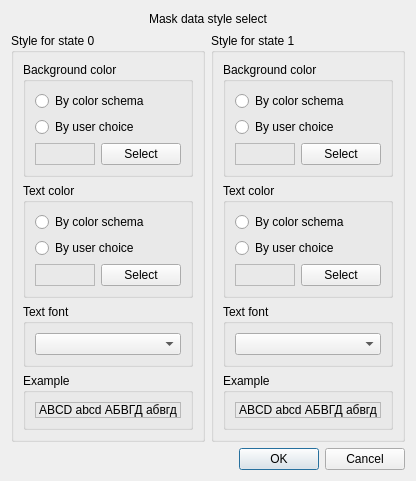
<?xml version="1.0" encoding="UTF-8"?>
<ui version="4.0">
 <class>DialogColorAllSt</class>
 <widget class="QDialog" name="DialogColorAllSt">
  <property name="geometry">
   <rect>
    <x>0</x>
    <y>0</y>
    <width>364</width>
    <height>446</height>
   </rect>
  </property>
  <property name="windowTitle">
   <string>Dialog</string>
  </property>
  <layout class="QGridLayout" name="gridLayout_11">
   <item row="0" column="0" colspan="2">
    <widget class="QLabel" name="lblTitle">
     <property name="sizePolicy">
      <sizepolicy hsizetype="Preferred" vsizetype="Maximum">
       <horstretch>0</horstretch>
       <verstretch>0</verstretch>
      </sizepolicy>
     </property>
     <property name="minimumSize">
      <size>
       <width>0</width>
       <height>16</height>
      </size>
     </property>
     <property name="text">
      <string>Mask data style select</string>
     </property>
     <property name="alignment">
      <set>Qt::AlignCenter</set>
     </property>
    </widget>
   </item>
   <item row="1" column="0">
    <widget class="QGroupBox" name="groupBox">
     <property name="title">
      <string>Style for state 0</string>
     </property>
     <layout class="QGridLayout" name="gridLayout_4" rowstretch="0,0,0,1">
      <item row="0" column="0">
       <widget class="QGroupBox" name="groupBox_2">
        <property name="title">
         <string>Background color</string>
        </property>
        <layout class="QGridLayout" name="gridLayout_2">
         <item row="0" column="0" colspan="2">
          <widget class="QRadioButton" name="rbtState0BackgroundColorDefault">
           <property name="text">
            <string>By color schema</string>
           </property>
          </widget>
         </item>
         <item row="1" column="0" colspan="2">
          <widget class="QRadioButton" name="rbtState0BackgroundColorByUser">
           <property name="text">
            <string>By user choice</string>
           </property>
          </widget>
         </item>
         <item row="2" column="0">
          <widget class="QLabel" name="lblState0BackgroundColor">
           <property name="frameShape">
            <enum>QFrame::StyledPanel</enum>
           </property>
           <property name="text">
            <string/>
           </property>
          </widget>
         </item>
         <item row="2" column="1">
          <widget class="QPushButton" name="btnState0BackgroundColor">
           <property name="text">
            <string>Select</string>
           </property>
          </widget>
         </item>
        </layout>
       </widget>
      </item>
      <item row="1" column="0">
       <widget class="QGroupBox" name="groupBox_4">
        <property name="title">
         <string>Text color</string>
        </property>
        <layout class="QGridLayout" name="gridLayout_3">
         <item row="0" column="0" colspan="2">
          <widget class="QRadioButton" name="rbtState0TextColorDefault">
           <property name="text">
            <string>By color schema</string>
           </property>
          </widget>
         </item>
         <item row="1" column="0" colspan="2">
          <widget class="QRadioButton" name="rbtState0TextColorByUser">
           <property name="text">
            <string>By user choice</string>
           </property>
          </widget>
         </item>
         <item row="2" column="0">
          <widget class="QLabel" name="lblState0TextColor">
           <property name="frameShape">
            <enum>QFrame::StyledPanel</enum>
           </property>
           <property name="text">
            <string/>
           </property>
          </widget>
         </item>
         <item row="2" column="1">
          <widget class="QPushButton" name="btnState0TextColor">
           <property name="text">
            <string>Select</string>
           </property>
          </widget>
         </item>
        </layout>
       </widget>
      </item>
      <item row="2" column="0">
       <widget class="QGroupBox" name="grpState0TextFont">
        <property name="title">
         <string>Text font</string>
        </property>
        <layout class="QGridLayout" name="gridLayout_5">
         <item row="0" column="0">
          <widget class="QComboBox" name="cmbState0TextFont"/>
         </item>
        </layout>
       </widget>
      </item>
      <item row="3" column="0">
       <widget class="QGroupBox" name="groupBox_3">
        <property name="title">
         <string>Example</string>
        </property>
        <layout class="QGridLayout" name="gridLayout">
         <item row="0" column="0">
          <widget class="QLabel" name="lblState0Example">
           <property name="frameShape">
            <enum>QFrame::StyledPanel</enum>
           </property>
           <property name="frameShadow">
            <enum>QFrame::Sunken</enum>
           </property>
           <property name="text">
            <string>ABCD abcd АБВГД абвгд</string>
           </property>
          </widget>
         </item>
        </layout>
       </widget>
      </item>
     </layout>
    </widget>
   </item>
   <item row="1" column="1">
    <widget class="QGroupBox" name="groupBox_5">
     <property name="title">
      <string>Style for state 1</string>
     </property>
     <layout class="QGridLayout" name="gridLayout_6" rowstretch="0,0,0,1">
      <item row="0" column="0">
       <widget class="QGroupBox" name="groupBox_6">
        <property name="title">
         <string>Background color</string>
        </property>
        <layout class="QGridLayout" name="gridLayout_7">
         <item row="0" column="0" colspan="2">
          <widget class="QRadioButton" name="rbtState1BackgroundColorDefault">
           <property name="text">
            <string>By color schema</string>
           </property>
          </widget>
         </item>
         <item row="1" column="0" colspan="2">
          <widget class="QRadioButton" name="rbtState1BackgroundColorByUser">
           <property name="text">
            <string>By user choice</string>
           </property>
          </widget>
         </item>
         <item row="2" column="0">
          <widget class="QLabel" name="lblState1BackgroundColor">
           <property name="frameShape">
            <enum>QFrame::StyledPanel</enum>
           </property>
           <property name="text">
            <string/>
           </property>
          </widget>
         </item>
         <item row="2" column="1">
          <widget class="QPushButton" name="btnState1BackgroundColor">
           <property name="text">
            <string>Select</string>
           </property>
          </widget>
         </item>
        </layout>
       </widget>
      </item>
      <item row="1" column="0">
       <widget class="QGroupBox" name="groupBox_7">
        <property name="title">
         <string>Text color</string>
        </property>
        <layout class="QGridLayout" name="gridLayout_8">
         <item row="0" column="0" colspan="2">
          <widget class="QRadioButton" name="rbtState1TextColorDefault">
           <property name="text">
            <string>By color schema</string>
           </property>
          </widget>
         </item>
         <item row="1" column="0" colspan="2">
          <widget class="QRadioButton" name="rbtState1TextColorByUser">
           <property name="text">
            <string>By user choice</string>
           </property>
          </widget>
         </item>
         <item row="2" column="0">
          <widget class="QLabel" name="lblState1TextColor">
           <property name="frameShape">
            <enum>QFrame::StyledPanel</enum>
           </property>
           <property name="text">
            <string/>
           </property>
          </widget>
         </item>
         <item row="2" column="1">
          <widget class="QPushButton" name="btnState1TextColor">
           <property name="text">
            <string>Select</string>
           </property>
          </widget>
         </item>
        </layout>
       </widget>
      </item>
      <item row="2" column="0">
       <widget class="QGroupBox" name="grpState1TextFont">
        <property name="title">
         <string>Text font</string>
        </property>
        <layout class="QGridLayout" name="gridLayout_9">
         <item row="0" column="0">
          <widget class="QComboBox" name="cmbState1TextFont"/>
         </item>
        </layout>
       </widget>
      </item>
      <item row="3" column="0">
       <widget class="QGroupBox" name="groupBox_8">
        <property name="title">
         <string>Example</string>
        </property>
        <layout class="QGridLayout" name="gridLayout_10">
         <item row="0" column="0">
          <widget class="QLabel" name="lblState1Example">
           <property name="frameShape">
            <enum>QFrame::StyledPanel</enum>
           </property>
           <property name="frameShadow">
            <enum>QFrame::Sunken</enum>
           </property>
           <property name="text">
            <string>ABCD abcd АБВГД абвгд</string>
           </property>
          </widget>
         </item>
        </layout>
       </widget>
      </item>
     </layout>
    </widget>
   </item>
   <item row="2" column="0" colspan="2">
    <widget class="QDialogButtonBox" name="buttonBox">
     <property name="orientation">
      <enum>Qt::Horizontal</enum>
     </property>
     <property name="standardButtons">
      <set>QDialogButtonBox::Cancel|QDialogButtonBox::Ok</set>
     </property>
    </widget>
   </item>
  </layout>
 </widget>
 <resources/>
 <connections>
  <connection>
   <sender>buttonBox</sender>
   <signal>accepted()</signal>
   <receiver>DialogColorAllSt</receiver>
   <slot>accept()</slot>
   <hints>
    <hint type="sourcelabel">
     <x>248</x>
     <y>254</y>
    </hint>
    <hint type="destinationlabel">
     <x>157</x>
     <y>274</y>
    </hint>
   </hints>
  </connection>
  <connection>
   <sender>buttonBox</sender>
   <signal>rejected()</signal>
   <receiver>DialogColorAllSt</receiver>
   <slot>reject()</slot>
   <hints>
    <hint type="sourcelabel">
     <x>316</x>
     <y>260</y>
    </hint>
    <hint type="destinationlabel">
     <x>286</x>
     <y>274</y>
    </hint>
   </hints>
  </connection>
 </connections>
</ui>
